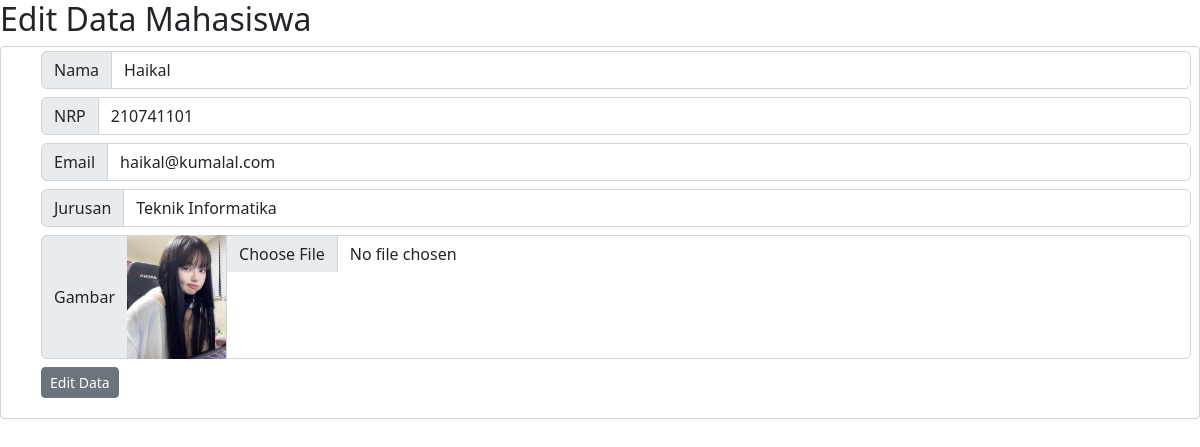
Page /pertemuan2/ubah.php?id=2 on the committed database.
### tables this page shows
CREATE TABLE `mahasiswa` (
  `id` int(11) NOT NULL,
  `nama` varchar(100) DEFAULT NULL,
  `nrp` char(9) DEFAULT NULL,
  `email` varchar(100) DEFAULT NULL,
  `jurusan` varchar(100) DEFAULT NULL,
  `gambar` varchar(100) DEFAULT NULL
);

### pertemuan2/funtions.php (called while the page is built, shortened)
<?php
$db = mysqli_connect("localhost", "root", "", "phpdasar");
function  query($query)
{
  global $db;
  $result = mysqli_query($db, $query);
  $rows = [];
  while ($row = mysqli_fetch_assoc($result)) {
    $rows[] = $row;
  }
  return $rows;
}

### pertemuan2/ubah.php (the view, shortened to what this page needs)
<?php
require 'funtions.php';
$id = $_GET["id"];
$mhs = query("SELECT * FROM mahasiswa WHERE  id=$id")[0];
?>
<!DOCTYPE html>
<html lang="en">
<head>
    <link rel="stylesheet" href="https://cdn.jsdelivr.net/npm/bootstrap@5.2.0/dist/css/bootstrap.min.css">
</head>
<body>
    <h2>Edit Data Mahasiswa</h2>
    <form action="" method="post" enctype="multipart/form-data" class="form-control form-control-sm">
        <ul>
            <li class="input-group mb-2 ">
                <label for="nama" class="input-group-text  "> Nama </label>
                <input class="form-control" type="text" name="nama" id="nama" required autocomplete="off" value="<?= $mhs["nama"] ?>">
            </li>
            <li class="input-group mb-2">
                <label for="nrp" class="input-group-text"> NRP</label>
                <input class="form-control" type="text" name="nrp" id="nrp" required value="<?= $mhs["nrp"] ?>">
            </li>
            <li class=" input-group mb-2">
                <label for="email" class="input-group-text">Email</label>
                <input class="form-control" type="text" name="email" id="email" required value="<?= $mhs["email"] ?>">
            </li>
            <li class="input-group mb-2">
                <label for="" class="input-group-text">Jurusan</label>
                <input class="form-control" type="text" name="jurusan" id="jurusan" required value="<?= $mhs["jurusan"] ?>">
            </li>
            <li class="input-group mb-2">
                <label for="gambar" class="input-group-text">Gambar</label>
                <img src="../pertemuan1/img/<?= $mhs['gambar'] ?>" width="100px" alt="">
                <input class="form-control" type="file" name="gambar" id="gambar">
            </li>
            <button class="btn btn-secondary btn-sm" type="submit" name="submit"> Edit Data</button>
        </ul>
    </form>
</body>
</html>

### rows in the picture
mahasiswa: nama "Haikal", nrp "210741101", email "haikal@kumalal.com", jurusan "Teknik Informatika", gambar (picture)
